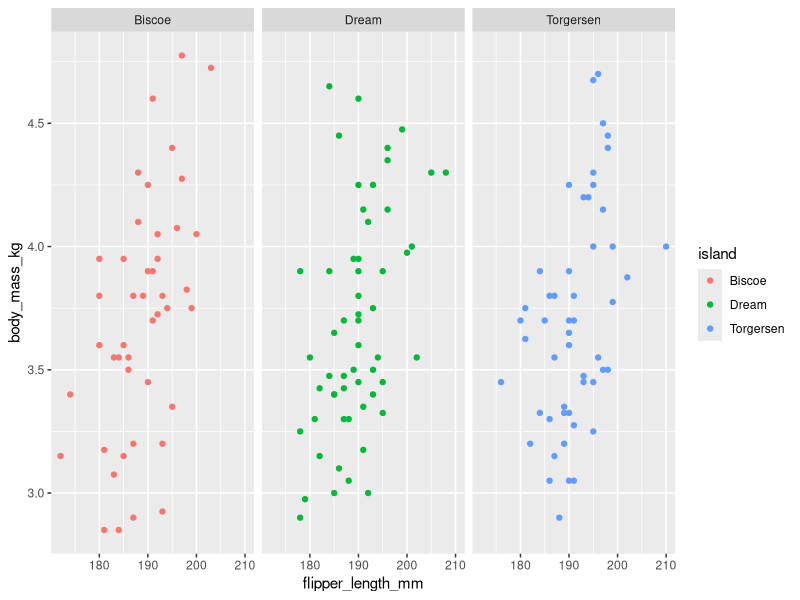
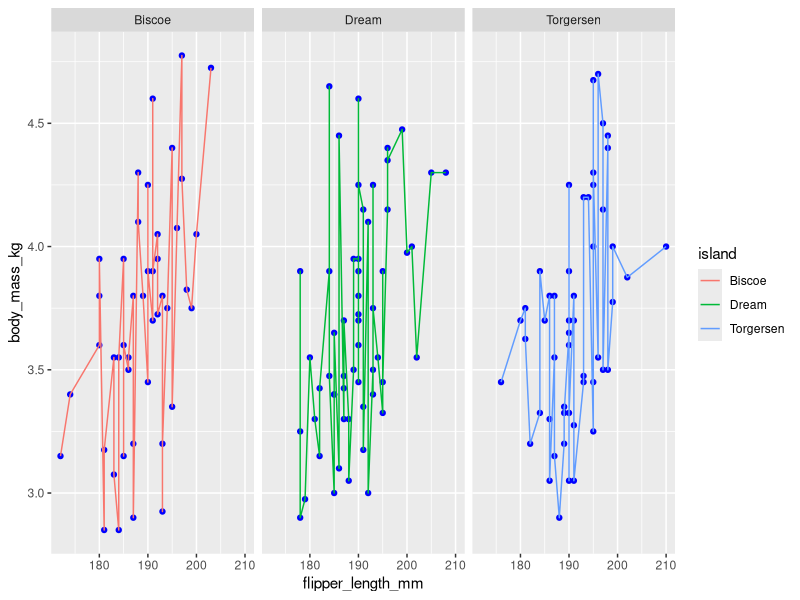

Recreate these plots in R, in order.
## ---- chunk 1
knitr::opts_chunk$set(echo = TRUE)
library(tidyverse)
library(palmerpenguins)
## ---- chunk 2
View(penguins)
## ---- chunk 3
# use filter to create subset of data. Use pipe operator to perform things in sequence (and then), pipe shortcut = command + shift + M
adelies <- penguins %>% # start with penguins then do this... Use two equal signs because you are asking "is equal?"
  filter(species == "Adelie") %>%  #dont need to write the data frame because you already piped it in
  mutate(body_mass_kg = body_mass_g / 1000) # used one equal sign because we are assigning, not asking if equal
unique(adelies$species)

ggplot(data = adelies, aes(x = flipper_length_mm, y = body_mass_kg)) +
  geom_point(aes(color = island)) +
  facet_wrap(~island)
## ---- chunk 4
ggplot(data = adelies, aes(x = flipper_length_mm, y = body_mass_kg)) +
  geom_point(color = "blue") +
  geom_line(aes(color = island)) +
  facet_wrap(~island)
